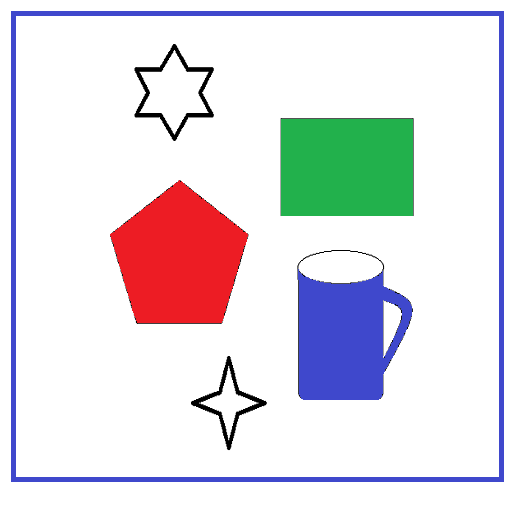
#> input picture 20210808/20210808/sample3.png, 512 x 512 px
$ python draw.py
#> lines starting #> are read from the running program, lines starting #| are printed output that depends on the picture; after the words box and inside, x2 and y2 are one past the last pixel; in counts of white or black regions, pixels touching at a corner belong together
import os
import sys
import cv2
import numpy as np


def get_binary_img(img):
    # gray img to bin image
    bin_img = np.zeros(shape=(img.shape), dtype=np.uint8)
    h = img.shape[0]
    w = img.shape[1]
    for i in range(h):
        for j in range(w):
            bin_img[i][j] = 255 if img[i][j] > 127 else 0
    return bin_img


def get_contour(bin_img):
    # get contour
    contour_img = np.zeros(shape=(bin_img.shape),dtype=np.uint8)
    contour_img += 255
    h = bin_img.shape[0]
    w = bin_img.shape[1]
    for i in range(1,h-1):
        for j in range(1,w-1):
            if(bin_img[i][j]==0):
                contour_img[i][j] = 0
                sum = 0
                sum += bin_img[i - 1][j + 1]
                sum += bin_img[i][j + 1]
                sum += bin_img[i + 1][j + 1]
                sum += bin_img[i - 1][j]
                sum += bin_img[i + 1][j]
                sum += bin_img[i - 1][j - 1]
                sum += bin_img[i][j - 1]
                sum += bin_img[i + 1][j - 1]
                if sum ==  0:
                    contour_img[i][j] = 255

    return contour_img


if __name__ == "__main__":
    img_name = "./20210808/sample3.png"
    img = cv2.imread(img_name)
#> img is the input picture: shape (512, 512, 3); mean B, G, R 228, 222.2, 225.4
    gray_img = cv2.cvtColor(img, cv2.COLOR_BGR2GRAY)
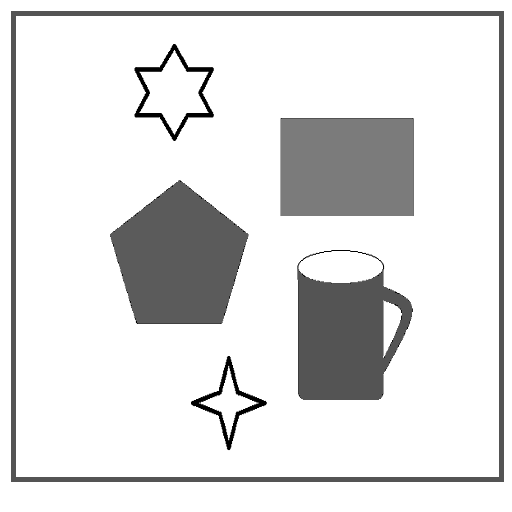
#> gray_img: shape (512, 512); min 0, max 255, mean 223.8
    bin_img = get_binary_img(gray_img)
#> after the loop in get_binary_img, `for i in range(h):`:
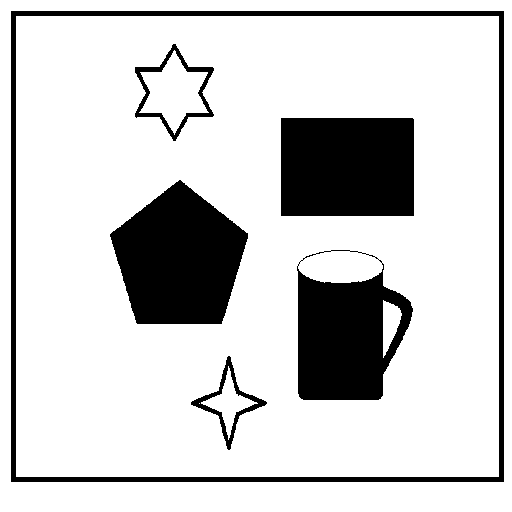
#> bin_img: shape (512, 512); 81% white; 6 black regions, box (x1, y1, x2, y2) and area: (110, 180, 248, 324) 13833, (281, 118, 414, 216) 13033, (297, 250, 413, 400) 11230, (11, 11, 504, 482) 9540, (135, 44, 214, 141) 1237, (191, 356, 267, 450) 1007
    contour_img = get_contour(bin_img)
#> after the loop in get_contour, `for i in range(1,h-1):`:
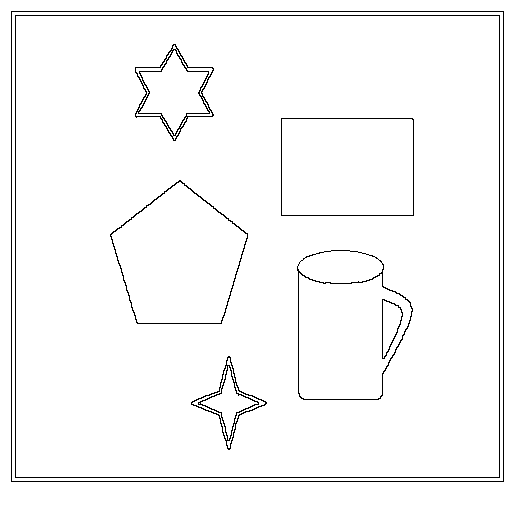
#> contour_img: shape (512, 512); 97.3% white; black in thin lines or dots, all inside (x1, y1, x2, y2) = (11, 11, 504, 482)

    cv2.imshow("src", img)
    cv2.imshow("contour",contour_img)
    cv2.waitKey(0)
